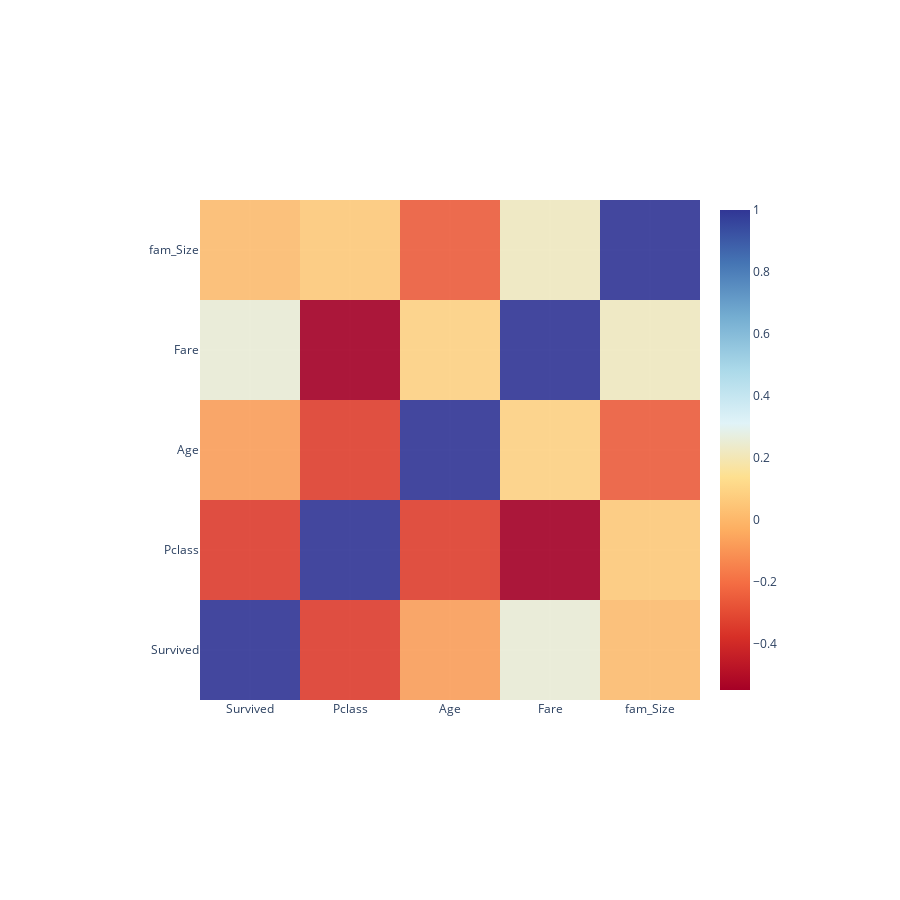

Notebook cell for this chart:
### Code cell
import plotly.graph_objects as go

corr = data.corr()


fig = go.Figure(data=go.Heatmap(
                   z= corr,
                   x=['Survived','Pclass','Age','Fare','fam_Size'],
                   y=['Survived','Pclass','Age','Fare','fam_Size'],
                   colorscale=[[0.0, 'rgb(165,0,38)'], 
                               [0.1111111111111111, 'rgb(215,48,39)'], 
                               [0.2222222222222222, 'rgb(244,109,67)'], 
                               [0.3333333333333333, 'rgb(253,174,97)'], 
                               [0.4444444444444444, 'rgb(254,224,144)'], 
                               [0.5555555555555556, 'rgb(224,243,248)'], 
                               [0.6666666666666666, 'rgb(171,217,233)'], 
                               [0.7777777777777778, 'rgb(116,173,209)'], 
                               [0.8888888888888888, 'rgb(69,117,180)'], 
                               [1.0, 'rgb(49,54,149)']], opacity=0.9))

fig.update_layout(margin = dict(t=200,r=200,b=200,l=200),
    showlegend = False,
    width = 900, height = 900,
    autosize = False )
fig.show()

### Figure 1 — Plotly figure (JSON) as saved in the notebook; plotly's stock layout.template omitted (floating-point values rounded to 4 significant figures)
{"data": [{"colorscale": [[0, "rgb(165,0,38)"], [0.1111, "rgb(215,48,39)"], [0.2222, "rgb(244,109,67)"], [0.3333, "rgb(253,174,97)"], [0.4444, "rgb(254,224,144)"], [0.5556, "rgb(224,243,248)"], [0.6667, "rgb(171,217,233)"], [0.7778, "rgb(116,173,209)"], [0.8889, "rgb(69,117,180)"], [1, "rgb(49,54,149)"]], "opacity": 0.9, "type": "heatmap", "x": ["Survived", "Pclass", "Age", "Fare", "fam_Size"], "y": ["Survived", "Pclass", "Age", "Fare", "fam_Size"], "z": [[1, -0.3355, -0.0727, 0.2553, 0.01828], [-0.3355, 1, -0.3316, -0.5482, 0.06422], [-0.0727, -0.3316, 1, 0.09074, -0.2464], [0.2553, -0.5482, 0.09074, 1, 0.2187], [0.01828, 0.06422, -0.2464, 0.2187, 1]]}], "layout": {"autosize": false, "height": 900, "margin": {"b": 200, "l": 200, "r": 200, "t": 200}, "showlegend": false, "width": 900}}
